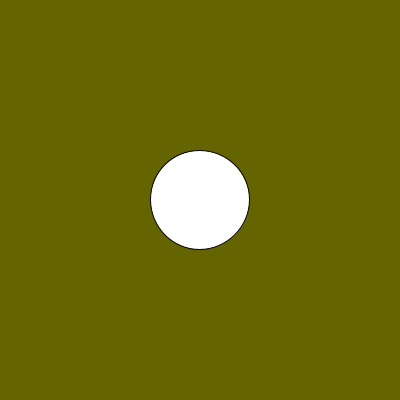
Frame 1 (no input)
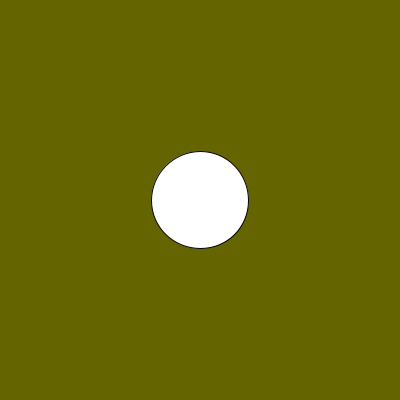
Frame 60 (the mouse pressed at the canvas centre just before this capture)
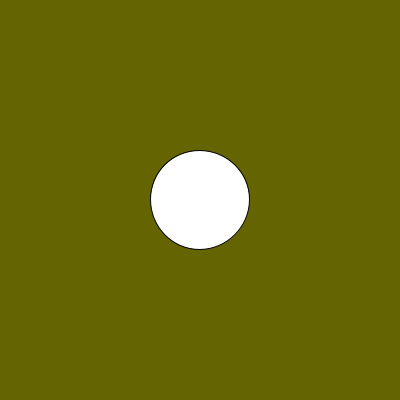
Frame 120 (the mouse held since frame 60 and released just before this capture)

The Processing sketch that drew these frames (run headless with seeded random() and noise(); from frame 60 on, the mouse is pressed at the canvas centre):

// Processing sketch: przyklad010fZmienne4
// ── przyklad010fZmienne4.pde
void setup()
{
  size(400, 400);
}

float srednica;

void draw()
{
  background(100,100,0);
  srednica = random(97,100);
  ellipse(200, 200, srednica, srednica);
}
